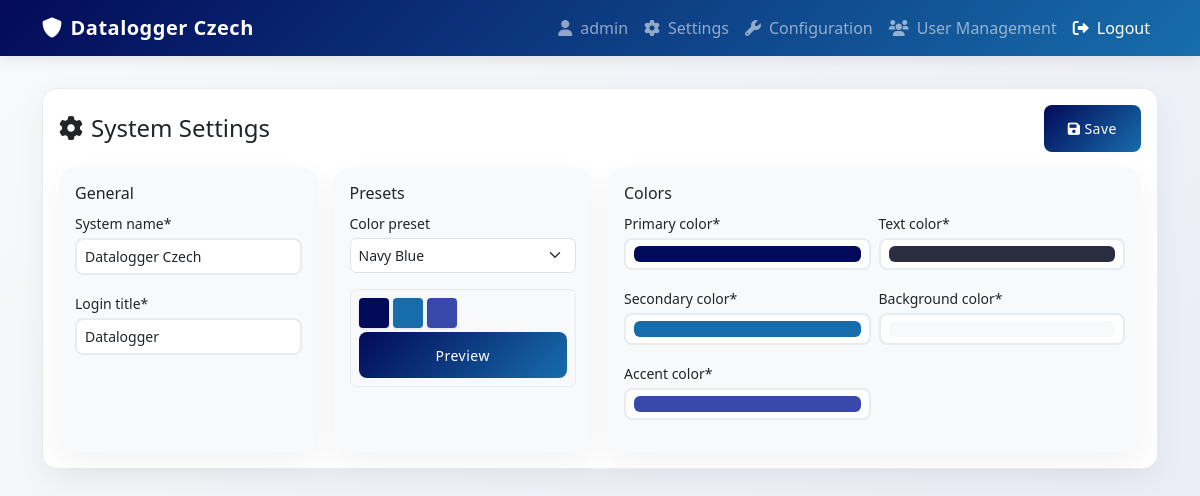
The page /settings/ (signed in) on the database as committed earlier.
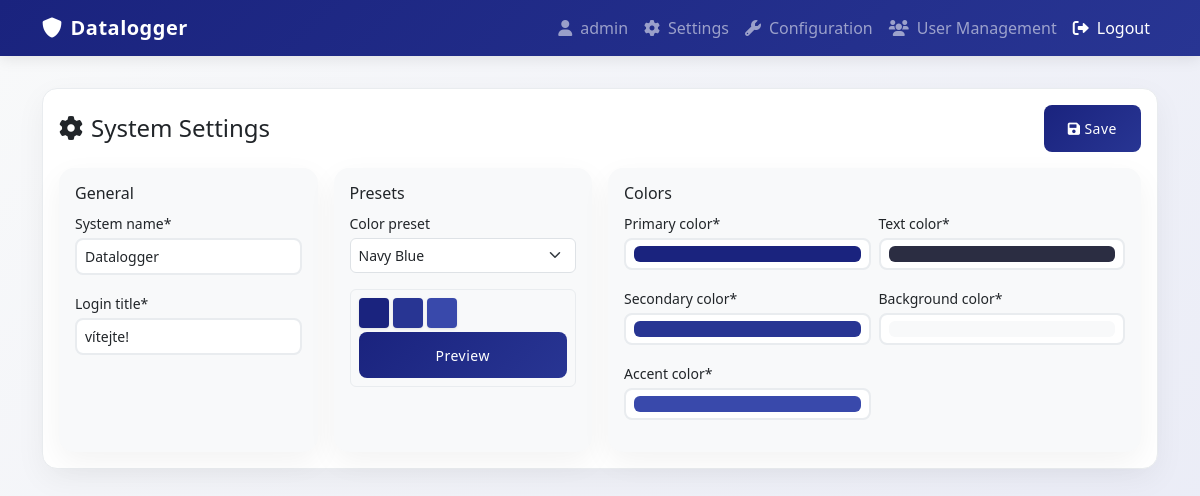
The same page on the database as committed later.
### app/models.py (models this page shows, shortened)
class SystemSettings(models.Model):
    system_name = models.CharField(max_length=100, default="Secure Login")
    login_title = models.CharField(max_length=100, default="Welcome Back")
    primary_color = models.CharField(max_length=7, default="#1a237e")
    secondary_color = models.CharField(max_length=7, default="#283593")
    accent_color = models.CharField(max_length=7, default="#3949ab")
    text_color = models.CharField(max_length=7, default="#2b2d42")
    background_color = models.CharField(max_length=7, default="#f8f9fa")
    created_at = models.DateTimeField(auto_now_add=True)
    updated_at = models.DateTimeField(auto_now=True)
    class Meta:
        verbose_name = "System Settings"
        verbose_name_plural = "System Settings"
    @classmethod
    def get_settings(cls):
        settings = cls.objects.first()
        if not settings:
            settings = cls.objects.create()
        return settings

### app/views.py (the view)
# urls.py: path('settings/', views.settings, name='settings'),
@login_required
@permission_required('app.view_systemsettings', raise_exception=True)
def settings(request):
    settings = SystemSettings.get_settings()
    if request.method == 'POST':
        if not request.user.is_superuser and not request.user.has_perm('app.change_systemsettings'):
            messages.error(request, 'You do not have permission to modify settings.')
            return redirect('settings')
        form = SystemSettingsForm(request.POST, instance=settings)
        if form.is_valid():
            form.save()
            messages.success(request, 'Settings updated successfully!')
            return redirect('settings')
    else:
        form = SystemSettingsForm(instance=settings)
    return render(request, 'settings.html', {
        'form': form,
        'settings': settings
    })

### app/context_processors.py (called while the page is built)
def system_settings(request):
    settings = SystemSettings.get_settings()
    return {
        'settings': settings
    }

### app/templates/settings.html (shortened to what this page needs)
{% extends 'base.html' %}
{% load crispy_forms_tags %}
{% block content %}
<div class="row">
    <div class="col-12">
        <div class="card">
            <div class="card-body p-3">
                <div class="d-flex justify-content-between align-items-center mb-3">
                    <h2 class="card-title h4 mb-0">
                        <i class="fas fa-cog me-2"></i>System Settings
                    </h2>
                    <button type="submit" form="settingsForm" class="btn btn-primary btn-sm">
                        <i class="fas fa-save me-1"></i>Save
                    </button>
                </div>
                <form method="post" novalidate id="settingsForm">
                    <div class="row g-3">
                        <div class="col-md-3">
                            <div class="card h-100 border-0 bg-light">
                                <div class="card-body p-3">
                                    <h5 class="card-title h6 mb-2">General</h5>
                                    {{ form.system_name|as_crispy_field }}
                                    {{ form.login_title|as_crispy_field }}
                                </div>
                            </div>
                        </div>
                        <div class="col-md-3">
                            <div class="card h-100 border-0 bg-light">
                                <div class="card-body p-3">
                                    <h5 class="card-title h6 mb-2">Presets</h5>
                                    {{ form.color_preset|as_crispy_field }}
                                    <div class="color-preview mt-2 p-2 rounded" style="background: var(--background-color);">
                                        <div class="d-flex gap-1 mb-1">
                                            <div class="color-box" style="background: var(--primary-color);"></div>
                                            <div class="color-box" style="background: var(--secondary-color);"></div>
                                            <div class="color-box" style="background: var(--accent-color);"></div>
                                        </div>
                                        <button class="btn btn-primary btn-sm w-100">Preview</button>
                                    </div>
                                </div>
                            </div>
                        </div>
                        <div class="col-md-6">
                            <div class="card h-100 border-0 bg-light">
                                <div class="card-body p-3">
                                    <h5 class="card-title h6 mb-2">Colors</h5>
                                    <div class="row g-2">
                                        <div class="col-6">
                                            {{ form.primary_color|as_crispy_field }}
                                            {{ form.secondary_color|as_crispy_field }}
                                            {{ form.accent_color|as_crispy_field }}
                                        </div>
                                        <div class="col-6">
                                            {{ form.text_color|as_crispy_field }}
                                            {{ form.background_color|as_crispy_field }}
                                        </div>
                                    </div>
                                </div>
                            </div>
                        </div>
                    </div>
                </form>
            </div>
        </div>
    </div>
</div>
{% endblock %}

### app/templates/base.html (shortened to what this page needs)
{% load static %}
<!DOCTYPE html>
<html lang="en">
<head>
    <link href="https://cdn.jsdelivr.net/npm/bootstrap@5.3.0/dist/css/bootstrap.min.css" rel="stylesheet">
    <link rel="stylesheet" href="https://cdnjs.cloudflare.com/ajax/libs/font-awesome/6.0.0/css/all.min.css">
</head>
<body>
    {% if not request.resolver_match.url_name == 'login' %}
    <nav class="navbar navbar-expand-lg navbar-dark">
        <div class="container">
            <a class="navbar-brand" href="{% url 'home' %}">
                <i class="fas fa-shield-alt me-2"></i>{{ settings.system_name }}
            </a>
            <div class="collapse navbar-collapse" id="navbarNav">
                <ul class="navbar-nav ms-auto">
                    {% if user.is_authenticated %}
                        <li class="nav-item">
                            <span class="nav-link">
                                <i class="fas fa-user me-2"></i>{{ user.username }}
                            </span>
                        </li>
                        <li class="nav-item">
                            <a class="nav-link" href="{% url 'settings' %}">
                                <i class="fas fa-cog me-2"></i>Settings
                            </a>
                        </li>
                        <li class="nav-item">
                            <a class="nav-link" href="{% url 'config' %}">
                                <i class="fas fa-wrench me-2"></i>Configuration
                            </a>
                        </li>
                        <li class="nav-item">
                            <a class="nav-link" href="{% url 'user_list' %}">
                                <i class="fas fa-users me-2"></i>User Management
                            </a>
                        </li>
                        <li class="nav-item">
                            <form method="post" action="{% url 'logout' %}" style="margin: 0;">
                                <button type="submit" class="btn btn-link nav-link" style="text-decoration: none;">
                                    <i class="fas fa-sign-out-alt me-2"></i>Logout
                                </button>
                            </form>
                        </li>
                    {% else %}
                        <li class="nav-item">
                            <a class="nav-link" href="{% url 'login' %}">
                                <i class="fas fa-sign-in-alt me-2"></i>Login
                            </a>
                        </li>
                    {% endif %}
                </ul>
            </div>
        </div>
    </nav>
    {% endif %}
    <div class="content-wrapper">
        <div class="container">
            {% block content %}
            {% endblock %}
        </div>
    </div>
</body>
</html>

Rows that differ between the two databases and show on the page:
changed SystemSettings "Datalogger": system_name "Datalogger Czech" → "Datalogger"; login_title "Datalogger" → "vítejte!"; primary_color "#030a59" → "#1a237e"; secondary_color "#176dab" → "#283593"
